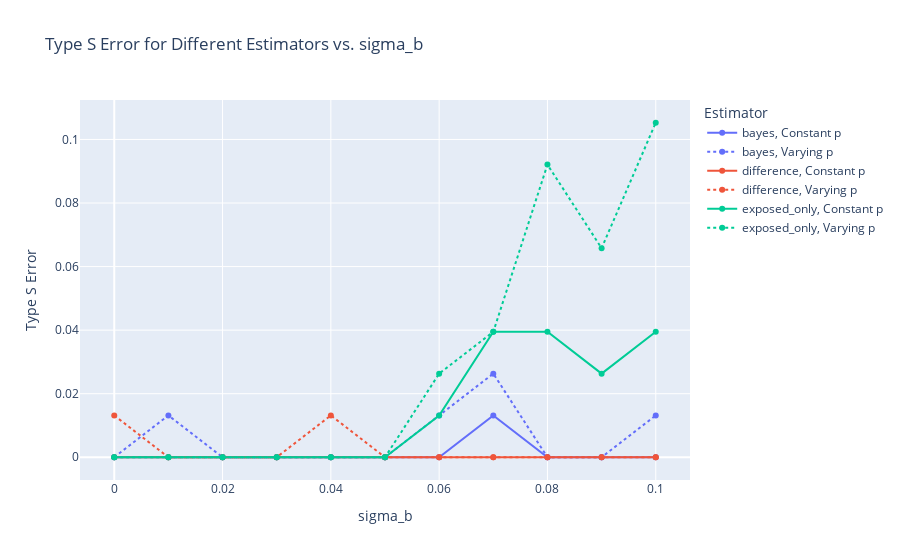

Write notebook code for a chart like this one.
### Code cell
# Create the plot using Plotly
fig_type_s = px.line(
    df.assign(LineStyle=df["prop_treatment"].apply(
        lambda x: "Constant p" if np.array_equal(x, prop_const) else "Varying p"
    )),
    x="sigma_b",
    y="type_s_rate",
    color="estimator",
    line_dash="LineStyle",
    markers=True,
    title="Type S Error for Different Estimators vs. sigma_b",
    labels={"sigma_b": "sigma_b", "type_s_rate": "Type S Error"},
)

# Update the legend to remove linestyle
fig_type_s.update_layout(legend_title_text="Estimator")
fig_type_s.show()

### Figure 1 — Plotly figure (JSON) as saved in the notebook; plotly's stock layout.template omitted (floating-point values rounded to 4 significant figures)
{"data": [{"hovertemplate": "estimator=bayes<br>LineStyle=Constant p<br>sigma_b=%{x}<br>Type S Error=%{y}<extra></extra>", "legendgroup": "bayes, Constant p", "line": {"color": "#636efa", "dash": "solid"}, "marker": {"symbol": "circle"}, "mode": "lines+markers", "name": "bayes, Constant p", "orientation": "v", "showlegend": true, "type": "scatter", "x": [0, 0.01, 0.02, 0.03, 0.04, 0.05, 0.06, 0.07, 0.08, 0.09, 0.1], "xaxis": "x", "y": [0, 0, 0, 0, 0, 0, 0, 0.01316, 0, 0, 0], "yaxis": "y"}, {"hovertemplate": "estimator=bayes<br>LineStyle=Varying p<br>sigma_b=%{x}<br>Type S Error=%{y}<extra></extra>", "legendgroup": "bayes, Varying p", "line": {"color": "#636efa", "dash": "dot"}, "marker": {"symbol": "circle"}, "mode": "lines+markers", "name": "bayes, Varying p", "orientation": "v", "showlegend": true, "type": "scatter", "x": [0, 0.01, 0.02, 0.03, 0.04, 0.05, 0.06, 0.07, 0.08, 0.09, 0.1], "xaxis": "x", "y": [0, 0.01316, 0, 0, 0, 0, 0.01316, 0.02632, 0, 0, 0.01316], "yaxis": "y"}, {"hovertemplate": "estimator=difference<br>LineStyle=Constant p<br>sigma_b=%{x}<br>Type S Error=%{y}<extra></extra>", "legendgroup": "difference, Constant p", "line": {"color": "#EF553B", "dash": "solid"}, "marker": {"symbol": "circle"}, "mode": "lines+markers", "name": "difference, Constant p", "orientation": "v", "showlegend": true, "type": "scatter", "x": [0, 0.01, 0.02, 0.03, 0.04, 0.05, 0.06, 0.07, 0.08, 0.09, 0.1], "xaxis": "x", "y": [0, 0, 0, 0, 0, 0, 0, 0, 0, 0, 0], "yaxis": "y"}, {"hovertemplate": "estimator=difference<br>LineStyle=Varying p<br>sigma_b=%{x}<br>Type S Error=%{y}<extra></extra>", "legendgroup": "difference, Varying p", "line": {"color": "#EF553B", "dash": "dot"}, "marker": {"symbol": "circle"}, "mode": "lines+markers", "name": "difference, Varying p", "orientation": "v", "showlegend": true, "type": "scatter", "x": [0, 0.01, 0.02, 0.03, 0.04, 0.05, 0.06, 0.07, 0.08, 0.09, 0.1], "xaxis": "x", "y": [0.01316, 0, 0, 0, 0.01316, 0, 0, 0, 0, 0, 0], "yaxis": "y"}, {"hovertemplate": "estimator=exposed_only<br>LineStyle=Constant p<br>sigma_b=%{x}<br>Type S Error=%{y}<extra></extra>", "legendgroup": "exposed_only, Constant p", "line": {"color": "#00cc96", "dash": "solid"}, "marker": {"symbol": "circle"}, "mode": "lines+markers", "name": "exposed_only, Constant p", "orientation": "v", "showlegend": true, "type": "scatter", "x": [0, 0.01, 0.02, 0.03, 0.04, 0.05, 0.06, 0.07, 0.08, 0.09, 0.1], "xaxis": "x", "y": [0, 0, 0, 0, 0, 0, 0.01316, 0.03947, 0.03947, 0.02632, 0.03947], "yaxis": "y"}, {"hovertemplate": "estimator=exposed_only<br>LineStyle=Varying p<br>sigma_b=%{x}<br>Type S Error=%{y}<extra></extra>", "legendgroup": "exposed_only, Varying p", "line": {"color": "#00cc96", "dash": "dot"}, "marker": {"symbol": "circle"}, "mode": "lines+markers", "name": "exposed_only, Varying p", "orientation": "v", "showlegend": true, "type": "scatter", "x": [0, 0.01, 0.02, 0.03, 0.04, 0.05, 0.06, 0.07, 0.08, 0.09, 0.1], "xaxis": "x", "y": [0, 0, 0, 0, 0, 0, 0.02632, 0.03947, 0.09211, 0.06579, 0.1053], "yaxis": "y"}], "layout": {"legend": {"title": {"text": "Estimator"}, "tracegroupgap": 0}, "title": {"text": "Type S Error for Different Estimators vs. sigma_b"}, "xaxis": {"anchor": "y", "domain": [0, 1], "title": {"text": "sigma_b"}}, "yaxis": {"anchor": "x", "domain": [0, 1], "title": {"text": "Type S Error"}}}}
